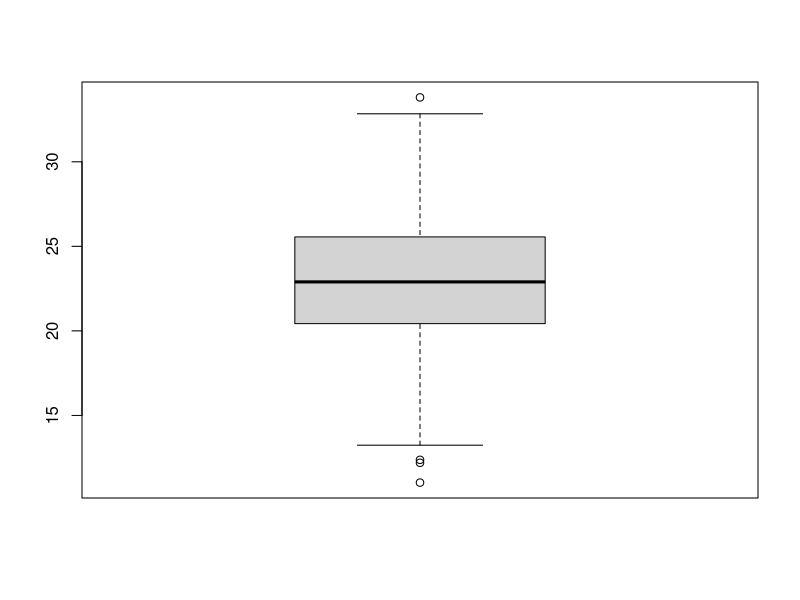
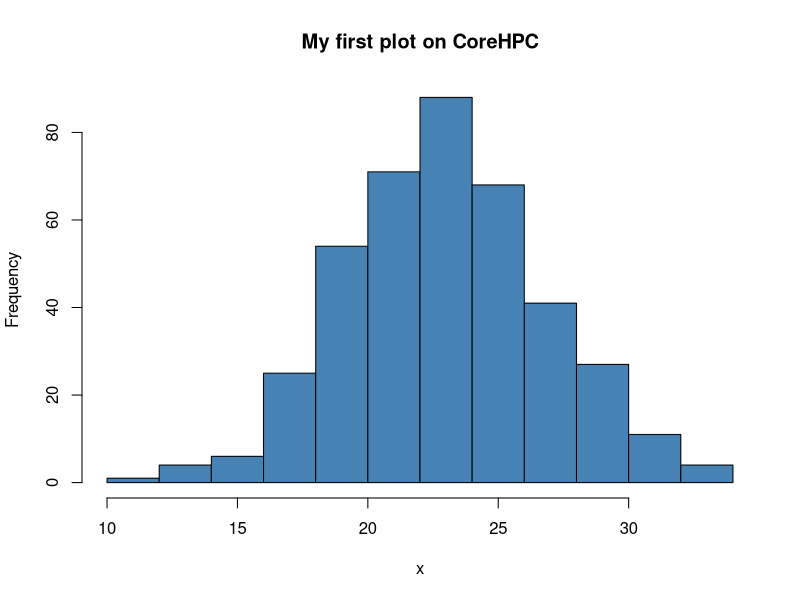

Reproduce these figures in R, in order.
set.seed(42)
x <- rnorm(400, mean = 23, sd = 4)
boxplot(x)
hist(x, col = "steelblue", main = "My first plot on CoreHPC")
